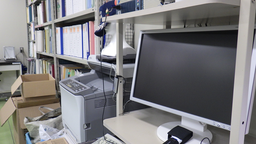
#> input picture q-46 Hough transform_line detection3/test_image1_big.bmp, 256 x 144 px, shrunk from 750 x 421 before the run
$ python q-46.py   (older library calls are emulated)
#> lines starting #> are read from the running program, lines starting #| are printed output that depends on the picture; after the words box and inside, x2 and y2 are one past the last pixel; in counts of white or black regions, pixels touching at a corner belong together
import cv2
import numpy as np
import math

#直線検出したい画像を入力
img_ori = cv2.imread("test_image1_big.bmp") #integer
#> img_ori is the input picture: shape (144, 256, 3); mean B, G, R 125.9, 123.6, 124.6

#q-44ではきだされた細線画像を入力
img = cv2.imread("answer1-big.bmp") #integer
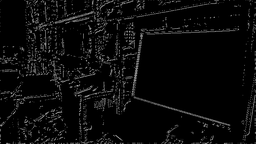
#> input picture q-46 Hough transform_line detection3/answer1-big.bmp, 256 x 144 px, shrunk from 750 x 421 before the run
#> img is the input picture: shape (144, 256, 3); min 0, max 170, mean 10.7

########################　細線画像の各画素をハフ空間で描画　#########################
_img = img[:,:,0]
H, W = _img.shape
#> H = 144; W = 256
#対角線の長さの導出
rmax = math.ceil(np.sqrt(H**2 + W**2))
#> rmax = 294
ind = np.where(img == 255)
#> ind = (empty array, empty array, empty array)
bort = np.zeros((2*rmax, 180), dtype = np.int)

for y, x in zip(ind[0], ind[1]):
    for t in range(0, 180, 1):

            th = np.pi/180*t
            rho = int(x*np.cos(th) + y*np.sin(th))
            #rho の極値は角度がrhoのt微分が0になるとき
            #rhoが最大なのは対角線の長さ
            #微分とかしなくても直感的に対角線が最大になるのは理解できる
            #ｔの範囲は0～180° rhoの範囲は-rmax ~ rmax このように範囲をとればすべての直線を網羅
            #t=270°で直線を引きたい場合は、t=90で、rの値がマイナスになったのと実質同じ
            bort[rho+rmax, t] = bort[rho+rmax, t] + 1
#> this loop made 0 passes
#> bort: shape (588, 180) int64; every value is 0

bort.astype(np.uint8)

Hb, Wb = bort.shape
#> Hb = 588; Wb = 180
for l in range(Hb):
    for m in range(180):
        #画像の端を選んだときの対処
        y1 = max(l-1, 0)
        x1 = max(m-1, 0)
        x2 = min(m+2, 180)
        y2 = min(l+2, Hb-1)
        if np.max(bort[y1:y2, x1:x2]) == bort[l, m] and bort[l, m] != 0:
            pass
        else:
            bort[l, m] = 0

###############################################################################

####################### ハフ空間で画素値上位20のインデックスを取得　###################
#######################　→該当箇所を白く埋める ####################################
ind_x = np.argsort(bort.ravel())[::-1][:10]
#> ind_x = [105839, 35282, 35272, 35273, 35274, 35275, 35276, 35277, 35278, 35279]
# rabel()で配列を1次元に並べる
#→argsortで値が低い順番からインデックスを返す
#→[::-1]で値が高い順番に変更
#→[:20]で左から20個の値を取得。上位20のx方向のインデックスが得られる
ind_y = ind_x.copy()
#> ind_y has the same summary as ind_x
thetas = ind_x % 180
#> thetas = [179, 2, 172, 173, 174, 175, 176, 177, 178, 179]
rhos = (ind_y // 180) - rmax
#> rhos = [293, -98, -99, -99, -99, -99, -99, -99, -99, -99]


# //は切り捨て除算
#ind_xは180の行が一列に並んでいる状態で、20位までインデックスが記録されている
#だから180で割れば何分割目か出てくる→何行目かわかる
#その余りは×分割目の○番目→列番号が分かる

#hough = np.zeros_like(bort, dtype = np.int)
#hough[rhos, thetas] = 255

###############################################################################
################################## 逆変換 #####################################
print(rhos)
#| [293 -98 -99 -99 -99 -99 -99 -99 -99 -99]
print(thetas)
#| [179   2 172 173 174 175 176 177 178 179]
for r, t in zip(rhos, thetas):
    th = np.pi/180.*t
    for x in range(img_ori.shape[1]):
        if np.sin(th) != 0:
            y = -(np.cos(th)/np.sin(th))*x + (r/np.sin(th))
            y = int(y)
            if y>=img_ori.shape[0] or y<0:
                continue
            img_ori[y, x] = [0, 0, 255]
    for y in range(img_ori.shape[0]):
        if np.cos(th) != 0:
            x = -(np.sin(th)/np.cos(th))*y + (r/np.cos(th))
            x = int(x)
            if x>=img_ori.shape[1] or x<0:
                continue
            img_ori[y, x] = [0, 0, 255]
#> this loop made 10 passes
#> (r, t, th) on passes 1 to 10: (293, 179, 3.12), (-98, 2, 0.0349), (-99, 172, 3), (-99, 173, 3.02), (-99, 174, 3.04), (-99, 175, 3.05), (-99, 176, 3.07), (-99, 177, 3.09), (-99, 178, 3.11), (-99, 179, 3.12)
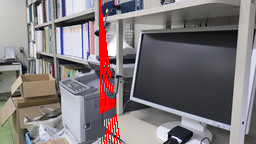
#> img_ori: shape (144, 256, 3); 2.89% of pixels changed, all inside (x1, y1, x2, y2) = (99, 0, 121, 144)

###############################################################################

cv2.imwrite("result.bmp", img_ori)
cv2.imshow("result", img_ori)

cv2.waitKey(0)
#> (the run stopped early here; a loop or call above may not have finished)
